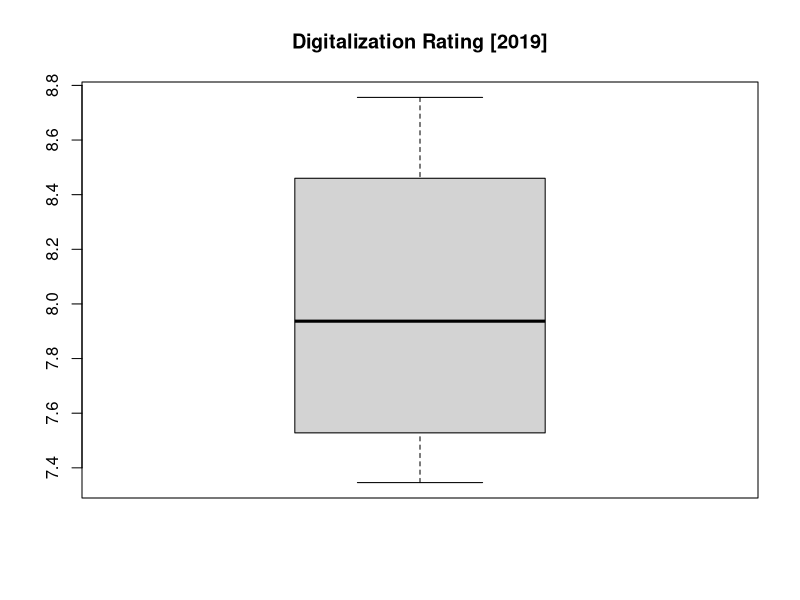

Here is the R script that generated this plot:
#Digitalization rating

#Smart City index (2019)

#Digitalization: 4G LTE, Internet Speed, Wifi Hotspots, Smartphone penetration, cyber security

#x = c(Montreal, Vancouver, Toronto, Ottawa)
x = c(8.756, 8.164, 7.71, 7.346)

boxplot(x, main= "Digitalization Rating [2019]")
summary(x)

#2 point: 7.619, 8.312
#1 Point: 7.346, 8.756
#0 Point: else